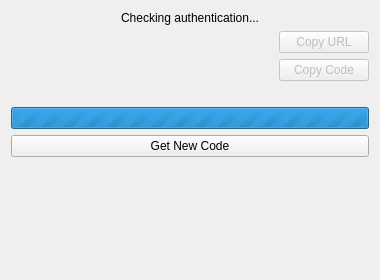
<?xml version="1.0" encoding="UTF-8"?>
<ui version="4.0">
 <class>PangolinAuthWidget</class>
 <widget class="QWidget" name="PangolinAuthWidget">
  <property name="geometry">
   <rect>
    <x>0</x>
    <y>0</y>
    <width>380</width>
    <height>280</height>
   </rect>
  </property>
  <layout class="QVBoxLayout" name="mainLayout">
   <item>
    <widget class="QLabel" name="statusLabel">
     <property name="text">
      <string>Checking authentication...</string>
     </property>
     <property name="alignment">
      <set>Qt::AlignCenter</set>
     </property>
    </widget>
   </item>
   <item>
    <layout class="QHBoxLayout" name="urlLayout">
     <item>
      <widget class="QLabel" name="urlLabel">
       <property name="text">
        <string/>
       </property>
       <property name="alignment">
        <set>Qt::AlignCenter</set>
       </property>
      </widget>
     </item>
     <item>
      <widget class="QPushButton" name="copyUrlBtn">
       <property name="text">
        <string>Copy URL</string>
       </property>
       <property name="enabled">
        <bool>false</bool>
       </property>
       <property name="maximumSize">
        <size>
         <width>90</width>
         <height>16777215</height>
        </size>
       </property>
      </widget>
     </item>
    </layout>
   </item>
   <item>
    <layout class="QHBoxLayout" name="codeLayout">
     <item>
      <widget class="QLabel" name="codeLabel">
       <property name="text">
        <string/>
       </property>
       <property name="alignment">
        <set>Qt::AlignCenter</set>
       </property>
      </widget>
     </item>
     <item>
      <widget class="QPushButton" name="copyCodeBtn">
       <property name="text">
        <string>Copy Code</string>
       </property>
       <property name="enabled">
        <bool>false</bool>
       </property>
       <property name="maximumSize">
        <size>
         <width>90</width>
         <height>16777215</height>
        </size>
       </property>
      </widget>
     </item>
    </layout>
   </item>
   <item>
    <widget class="QLabel" name="countdownLabel">
     <property name="text">
      <string/>
     </property>
     <property name="alignment">
      <set>Qt::AlignCenter</set>
     </property>
    </widget>
   </item>
   <item>
    <widget class="QProgressBar" name="progressBar">
     <property name="visible">
      <bool>false</bool>
     </property>
     <property name="minimum">
      <number>0</number>
     </property>
     <property name="maximum">
      <number>0</number>
     </property>
    </widget>
   </item>
   <item>
    <widget class="QPushButton" name="getNewCodeBtn">
     <property name="text">
      <string>Get New Code</string>
     </property>
     <property name="visible">
      <bool>false</bool>
     </property>
    </widget>
   </item>
   <item>
    <spacer name="verticalSpacer">
     <property name="orientation">
      <enum>Qt::Vertical</enum>
     </property>
     <property name="sizeHint" stdset="0">
      <size>
       <width>20</width>
       <height>40</height>
      </size>
     </property>
    </spacer>
   </item>
  </layout>
 </widget>
 <resources/>
 <connections/>
</ui>
